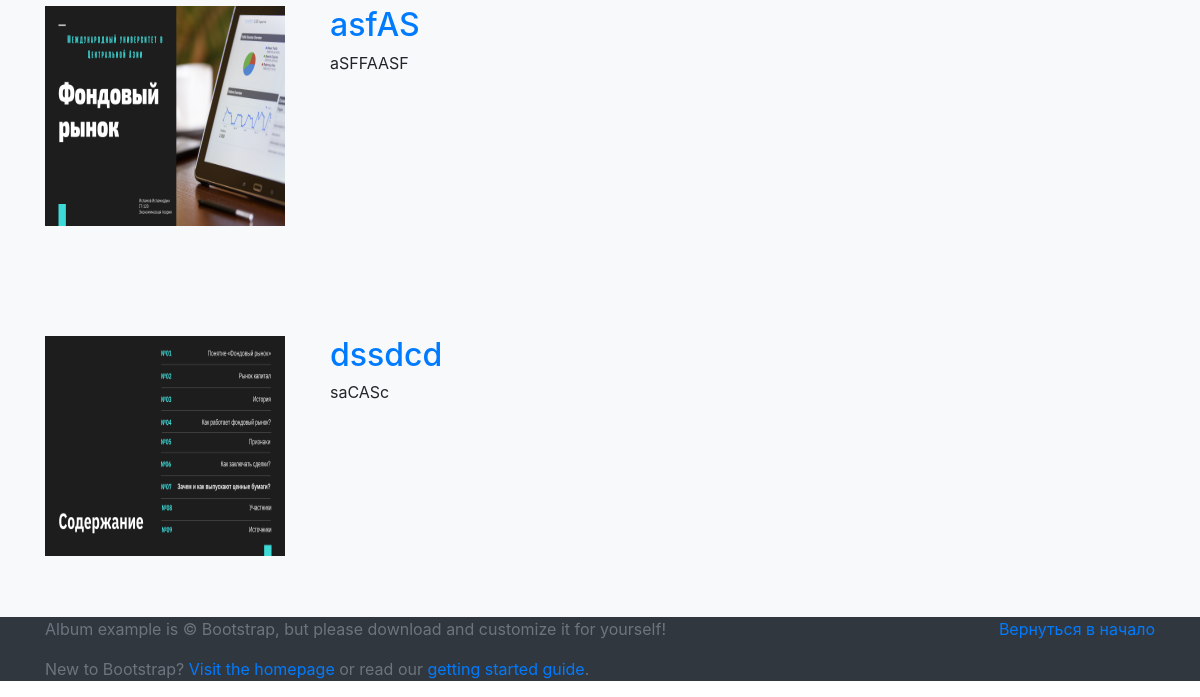
/author/1/ (lower part), run on an earlier commit of the app's database.
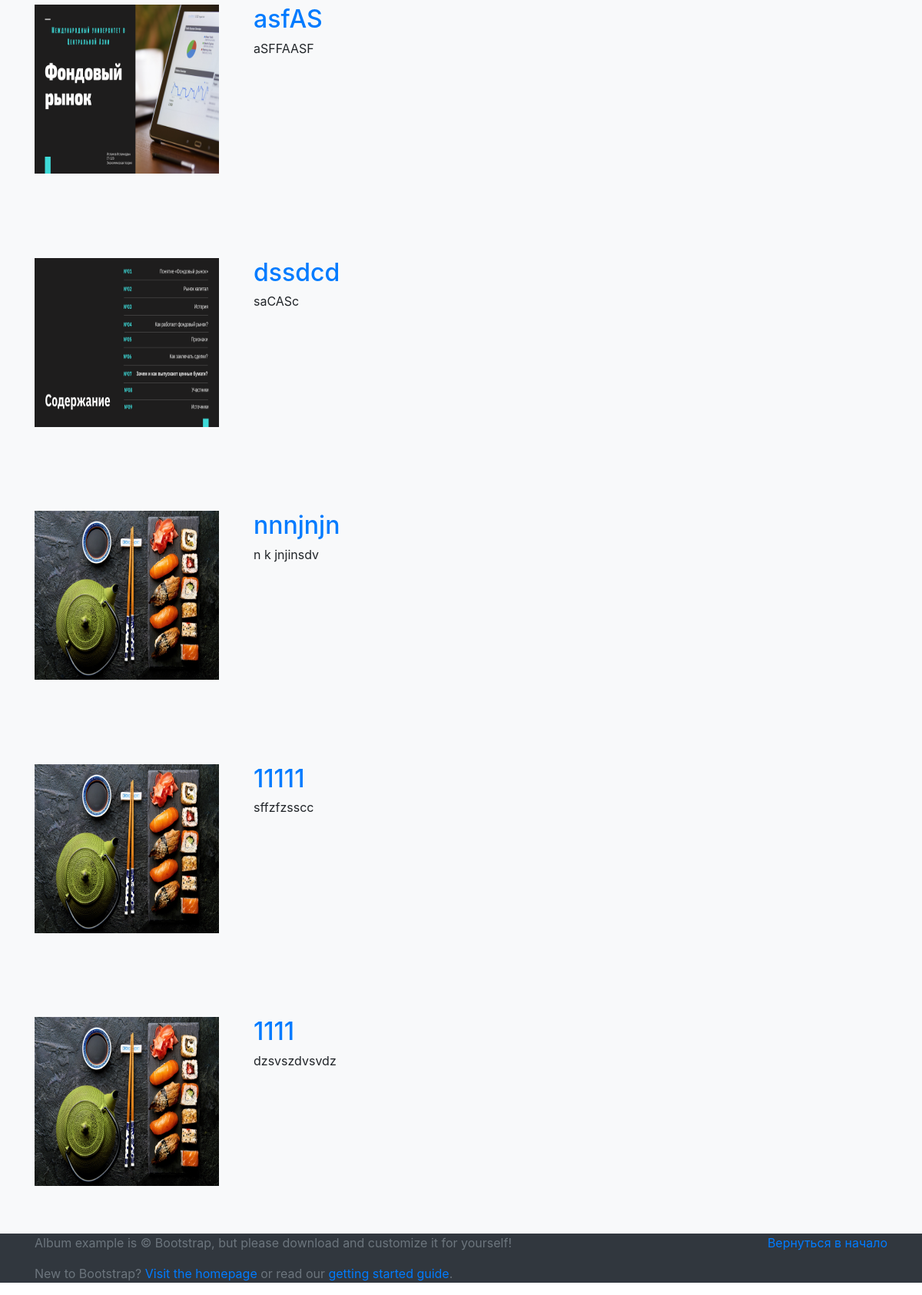
And on a later commit of the database.
### recipe_app/models.py (models this page shows, shortened)
class Recipe(models.Model):
    user = models.ForeignKey(User, on_delete=models.CASCADE, null=True, blank=False, verbose_name="Автор")
    create = models.DateTimeField(auto_now_add=True)
    title = models.CharField(max_length=150, verbose_name="Название блюда")
    description = models.TextField(null=True, blank=False, verbose_name="Описание")
    video = models.FileField(upload_to='videos/%Y/%m/%d', blank=True, null=True, verbose_name="Видео")
    image = models.ImageField(blank=False, upload_to='images/%Y/%m/%d', verbose_name='Изображение')
    number = models.IntegerField(verbose_name="Количество порций", blank=False)
    ingredient = models.ManyToManyField(Ingredient, blank=False, verbose_name="Ингредианты")
    gram = models.TextField(max_length=300, blank=False, verbose_name="Укажите кол-во грамм, шт или мл. Каждого инградиента")
    cooking = models.TextField(blank=False, verbose_name="Инструкция по приготовлению")
    category = models.ForeignKey(Category, on_delete=models.CASCADE, null=True, blank=False, verbose_name="Категория блюда")

### recipe_app/views.py (the view, shortened to what this page needs)
# urls.py: path('author/<int:pk>/', views.AuthorDetailView.as_view(), name='author_detail'),
class AuthorDetailView(IngredientCategory, ListView):
    model = Recipe
    context_object_name = 'author'
    template_name = 'recipe_app/author_detail.html'

### recipe_app/templates/recipe_app/author_detail.html (shortened to what this page needs)
{% extends 'recipe_app/base.html' %}
{% block content %}
  {% for recipe in object_list %}
      <div class="album py-5 bg-light ">
        <div class="container ">
          <div class="row ">
        <div class="container marketing">
          <div class="row featurette">
            <div class="col-md-8 order-md-2">
              <a href="{% url 'recipe_detail' recipe.pk %}" class="lead"><h2 class="featurette-heading">{{ recipe.title }}</h2></a>
                <p class="clip"> {{ recipe.description }} </p>
            </div>
          <div class="col-md-3 order-md-1">
            <img  src="/media/{{ recipe.image }}" style="height: 220px; width: 240px"  alt="Generic placeholder image">
          </div>
        </div>
      </div>
    </div>
  </div>
      </div>
{% endfor %}
{% endblock content %}

What changed in the data, as far as the page shows it:
added Recipe: title "nnnjnjn", description "n k jnjinsdv", image (picture)
added Recipe: title "11111", description "sffzfzsscc", image (picture)
added Recipe: title "1111", description "dzsvszdvsvdz", image (picture)
